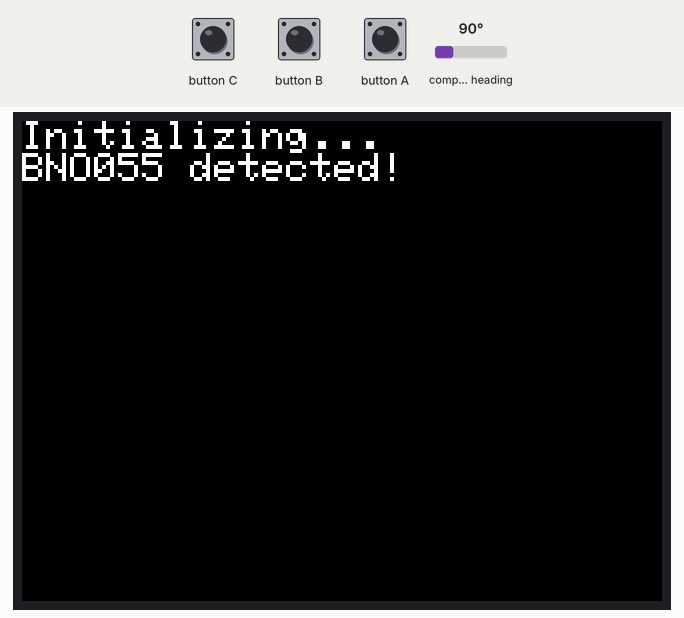
A program run on a simulated ESP32. Parts: 320×240 colour display. Inputs (shaded band) come from the test bench; at power-on: compass heading 90°.

Above: at 0.2 s.
2.4 s: compass heading set to 7°
At 3.6 s:
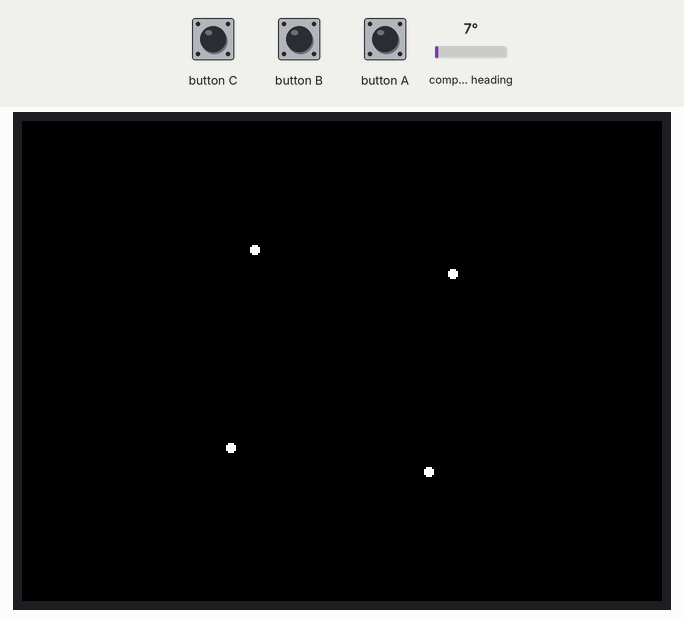
3.9 s: compass heading set to 269°
At 4.8 s:
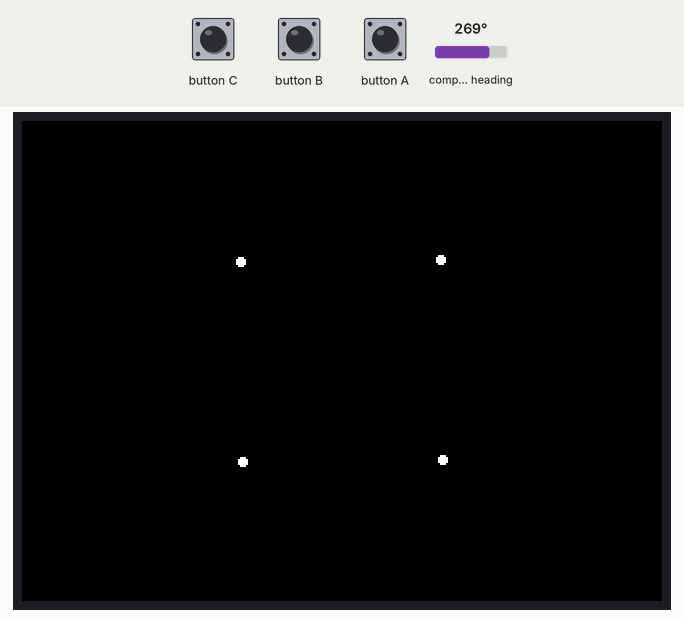
6.9 s: compass heading set to 352°
At 7.6 s:
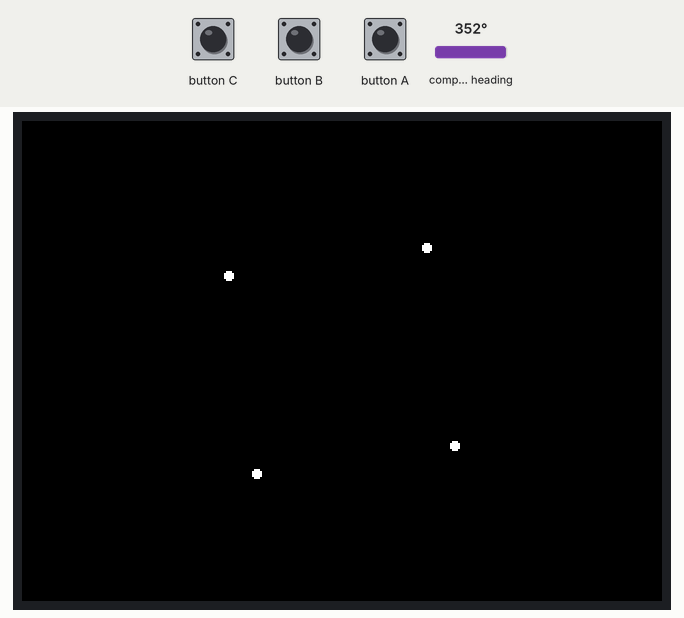
9.9 s: button C pulsed LOW 5 times (0.12 s each, 0.3 s apart)
12.9 s: button C pressed for 0.2 s
Timing chart, 0 to 15.9 s (numbered marks = the images above; inputs shaded):
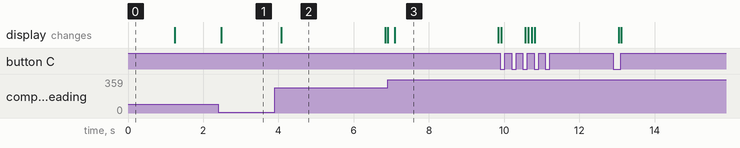

The program:

main.cpp
```cpp
#include <M5Unified.h>
#include <Adafruit_Sensor.h>
#include <Adafruit_BNO055.h>
#include <math.h>

// BNO055のインスタンスを作成
Adafruit_BNO055 bno = Adafruit_BNO055(55);

// 3D座標を回転する関数
void rotatePoint(float &x, float &y, float &z, imu::Quaternion quat) {
  float qw = quat.w(), qx = quat.x(), qy = quat.y(), qz = quat.z();
  float nx = (1 - 2 * (qy * qy + qz * qz)) * x + (2 * (qx * qy - qw * qz)) * y + (2 * (qx * qz + qw * qy)) * z;
  float ny = (2 * (qx * qy + qw * qz)) * x + (1 - 2 * (qx * qx + qz * qz)) * y + (2 * (qy * qz - qw * qx)) * z;
  float nz = (2 * (qx * qz - qw * qy)) * x + (2 * (qy * qz + qw * qx)) * y + (1 - 2 * (qx * qx + qy * qy)) * z;
  x = nx;
  y = ny;
  z = nz;
}

// 立方体の頂点
float cubeVertices[8][3] = {
    {-1, -1, -1}, {1, -1, -1}, {1, 1, -1}, {-1, 1, -1},
    {-1, -1, 1},  {1, -1, 1},  {1, 1, 1},  {-1, 1, 1}};

void drawCube(imu::Quaternion quat) {
  int centerX = 160, centerY = 120; // ディスプレイの中心
  float scale = 50;                 // スケール

  // 頂点を回転して描画
  for (int i = 0; i < 8; i++) {
    float x = cubeVertices[i][0], y = cubeVertices[i][1], z = cubeVertices[i][2];
    rotatePoint(x, y, z, quat);
    int screenX = centerX + x * scale;
    int screenY = centerY - y * scale;
    M5.Display.fillCircle(screenX, screenY, 2, TFT_WHITE);
  }
}

void setup() {
  M5.begin();
  Wire.begin();
  M5.Display.setTextSize(2);
  M5.Display.println("Initializing...");

  if (!bno.begin()) {
    M5.Display.println("BNO055 not detected!");
    while (1);
  }

  M5.Display.println("BNO055 detected!");
  bno.setExtCrystalUse(true);
  delay(1000);
}

void loop() {
  M5.update();
  imu::Quaternion quat = bno.getQuat();

  M5.Display.clear();
  drawCube(quat); // クォータニオンで回転した立方体を描画

  delay(100);
}
```

Measured:
- after the input at 2.4 s, the display: changes after 0.08 s (image 1)
- after the input at 3.9 s, the display: changes after 0.18 s (image 2)
- after the input at 6.9 s, the display: first differs from a run without the input after 0.19 s (image 3)
- what the display in image 2 shows lasts 2.7 s, from 4.1 s to 6.8 s
